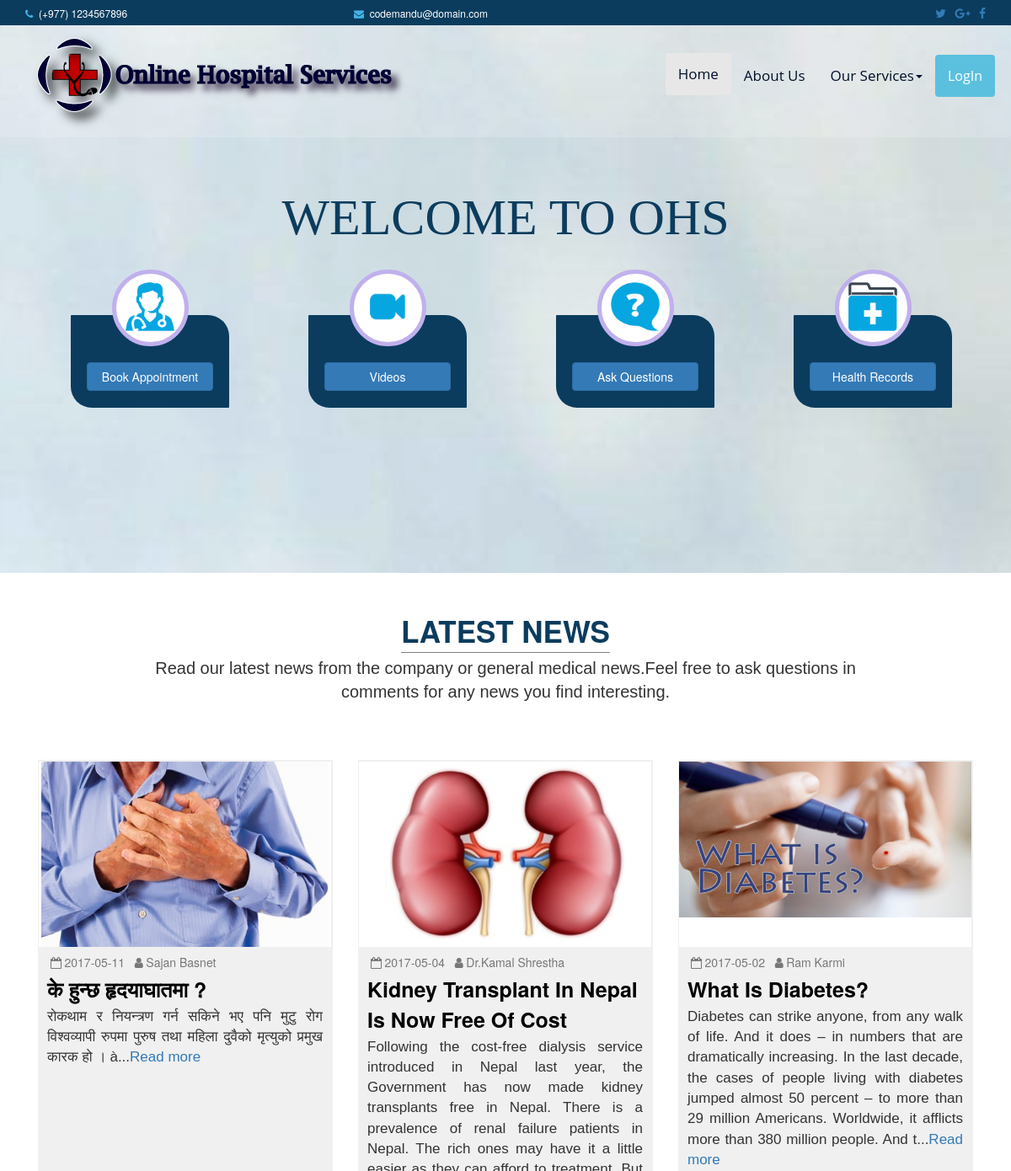
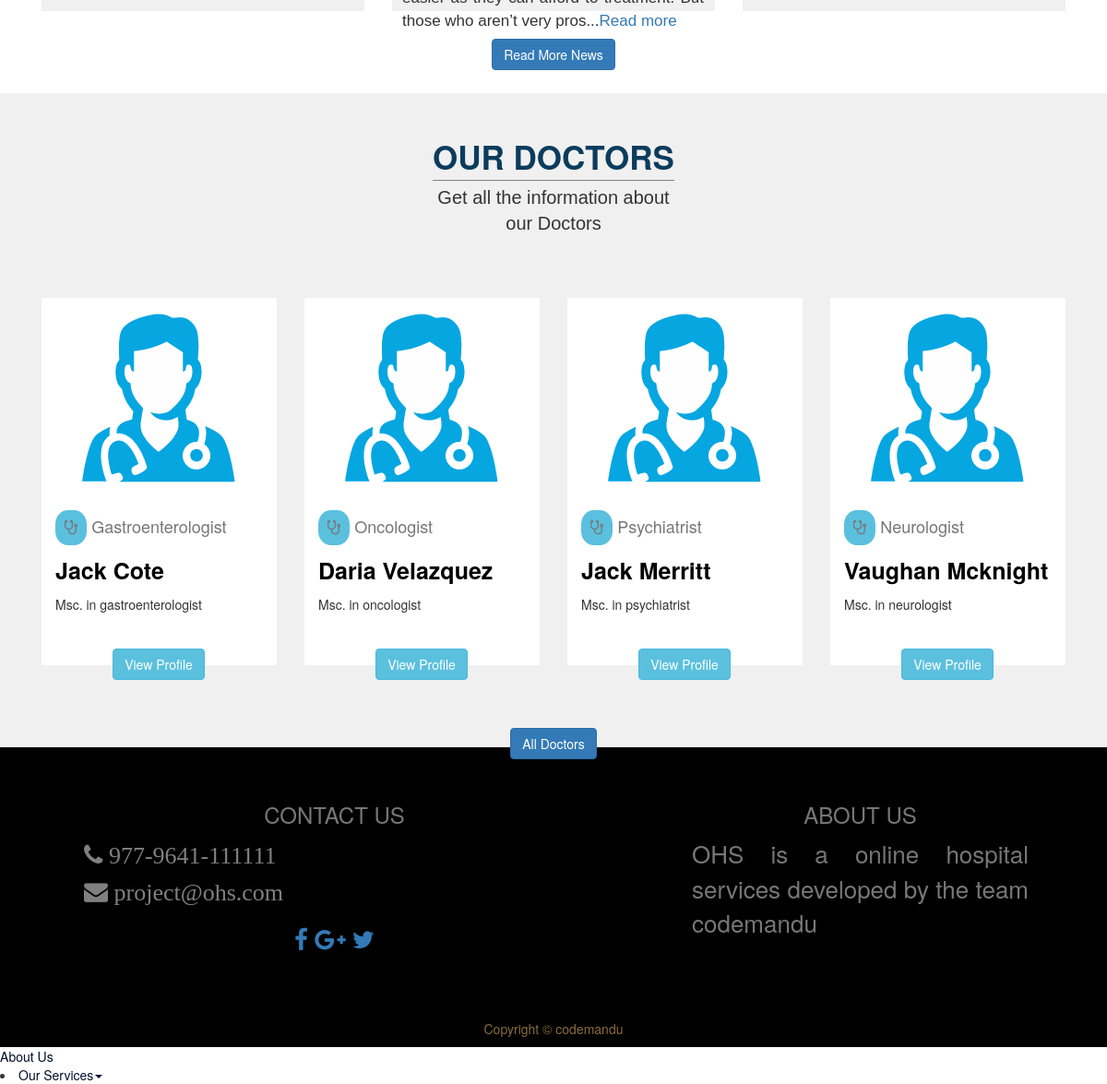
The page / on the database its author committed (2 pictures, top to bottom).
### tables this page shows
CREATE TABLE `news` (
  `news_id` int(11) NOT NULL,
  `title` varchar(55) NOT NULL,
  `image` varchar(55) NOT NULL,
  `author` varchar(33) NOT NULL,
  `date` date NOT NULL,
  `detail` text NOT NULL,
  `Video` varchar(32) NOT NULL
);

CREATE TABLE `employee_detail` (
  `emp_id` mediumint(8) UNSIGNED NOT NULL,
  `name` varchar(40) DEFAULT NULL,
  `dob` date DEFAULT NULL,
  `address` varchar(50) DEFAULT NULL,
  `email` varchar(40) DEFAULT NULL,
  `phone` bigint(20) DEFAULT NULL,
  `field` varchar(32) DEFAULT NULL,
  `history` varchar(32) DEFAULT NULL,
  `sex` varchar(1) NOT NULL,
  `images` varchar(32) DEFAULT NULL
);

### include/news-headlines.php (the view, shortened to what this page needs)
<h1 class="news-headline text-center headline" ><span style="border-bottom:ridge 1px grey;">LATEST NEWS</span></h1>
<p class="text-center newsp" id="newsparag">Read our latest news from the company or general medical news.Feel free to ask questions in <br>comments for any news you find interesting.
</p>
<div class="container">
      <?php
          $query="select * from news order by date DESC limit 3";
          $query_run=mysqli_query($connect,$query);
            while($row=mysqli_fetch_assoc($query_run)){;
        ?>
<div class="col-xs-12 col-sm-4 col-lg-4 news-box">
    <div class="news-box-content" id="news-box-contents">
    <div class="newsheadline_imagebox" id="newsheadline_imagebox">
         <?php echo" <img src='images/newsImg/".$row['image']." ' style='max-width:100%; max-height:100%;display: block;  margin: 0 auto;' >";?>
    </div>
    <div class="text-muted text-capitalize " style="margin:3px 0px 3px 0px; padding:5px 1px 2px 14px;">
    <?php
    echo '<span class="fa fa-calendar-o ">&nbsp</span>';
    echo $row['date'];
    echo '<span class="fa fa-user ">&nbsp</span>';
    echo $row['author'];
    ?>
    </div>
    <div class="text-capitalize " style="margin:2px 0px 2px 0px; padding:0px 10px 0px 10px;">
    <span style="font-size:25px; font-weight:600;">
    <a href="news.php?id=<?php echo $row['news_id'];?>" style="text-decoration:none; color:#000;">
    <?php
    echo $row['title'];
    ?>
    </a>
    </span>
    </div>
    <div class="" id="news-par" style="margin:2px 0px 2px 0px; padding:0px 10px 0px 10px;">
    <p  style="font-family: Arial Narrow, sans-serif; font-size:17px;"><?php echo substr($row['detail'],0,300);?>...<a href="news.php?id=<?php echo $row['news_id'];?>">Read more</a></p>
    </div>
    </div>
</div>
<?php } ?>
</div>
<center><a href="latest-news.php" style="margin:15px; margin-bottom:25px;" class="btn btn-primary text-center" > Read More News</a></center>

### include/ourdoctors.php (shortened to what this page needs)
<h1 class="news-headline text-center headline" ><span style="border-bottom:ridge 1px grey;">OUR DOCTORS</span></h1>
<p class="text-center newsp" id="newsparag">Get all the information about <br>our Doctors
</p>
<div class="container" >
      <?php
          $query="select * from employee_detail limit 4";
          $query_run=mysqli_query($connect,$query);
            while($row=mysqli_fetch_assoc($query_run)){;
        ?>
<div class="col-xs-12 col-sm-3 col-lg-3 doc-box">
    <div class="doc-box-content" id="news-box-contents" >
    <div  class="doc-box" style="height:220px;background:white;">
        <?php echo" <img src='images/doc_images/".$row['images']." ' style='max-width:100%; max-height:100%;display: block;  margin: 0 auto;' ;>";?>
    </div>
    <div class="text-capitalize text-muted" style="margin:3px 0px 8px 0px; padding:5px 1px 2px 14px; font-size:18px;">
    <?php
     echo "<span class='fa fa-stethoscope' style='background:#5bc0de;border:solid 0px; border-radius:40%; padding:10px;'></span>";
    echo $row['field'];
    ?>
    </div>
    <div class="text-capitalize " style="margin:2px 0px 8px 0px; padding:0px 10px 0px 14px;">
    <span style="font-size:25px; font-weight:600;">
    <a href="news.php?id=<?php echo $row['news_id'];?>" style="text-decoration:none; color:#000;">
    <?php
    echo $row['name'];
    ?>
    </a>
    </span>
    </div>
    <div class="" style="margin:2px 0px 0px 0px; padding:0px 10px 0px 14px;">
    <?php echo $row['history']; ?>
    </div>
    <div style="margin:10px 2px 2px 2px; position:relative; top: 28px;">
    <center><a href="docprofile.php?id=<?php echo $row['emp_id'];?>" class="btn btn-info ">View Profile</a><center>
    </div>
  </div>
</div>
<?php } ?>
</div>
<center><a href="alldoctors.php" style="margin:15px; margin-bottom:25px; position:relative; top:38px;" class="btn btn-primary text-center" >All Doctors</a></center>

### css/main.css (style rules this page uses)
a { text-decoration: none; }
div { display: block; }
p { white-space: pre-line; text-align: justify; }

### include/news-headlines.php (style rules this page uses)
body { background-color: #fffff; }
.headline { color:#0b3c5d; font-weight:bold; font-size:35px; margin: 50px auto 10px auto; }
.newsp { font-size:20px; font-family: Arial Narrow, sans-serif; margin: 4px auto 23px auto; }
.news-box { padding: 15px 15px 15px 15px; }
.news-box-content { background:#f0f0f0; height:500px; padding:2px 2px 10px 1px; }
.newsheadline_imagebox { height:220px;background:white; }

### include/ourdoctors.php (style rules this page uses)
.doc-box { padding: 15px 15px 15px 15px; }
.doc-box-content { background:#ffffff; height:auto; padding:2px 2px 10px 1px; }

### rows shown on the page
news: image (picture), date "2017-05-11", author "Sajan Basnet", title "के हुन्छ हृदयाघातमा ?", detail "रोकथाम र नियन्त्रण गर्न सकिने भए पनि मुटु रोग विश्वव्यापी रुपमा पुरुष तथा महिला दुवैको मृत्युको प्रमुख कारक हो । à"
news: image (picture), date "2017-05-04", author "Dr.kamal Shrestha", title "Kidney Transplant In Nepal Is Now Free Of Cost", detail "Following the cost-free dialysis service introduced in Nepal last year, the Government has now made kidney transplants free in Nepal. There is a prevalence of renal failure patients in Nepal. The rich ones may have it a little easier as they can afford to treatment. But those who aren’t very pros"
news: image (picture), date "2017-05-02", author "Ram Karmi", title "What Is Diabetes?", detail "Diabetes can strike anyone, from any walk of life. And it does – in numbers that are dramatically increasing. In the last decade, the cases of people living with diabetes jumped almost 50 percent – to more than 29 million Americans. Worldwide, it afflicts more than 380 million people. And t"
employee_detail: images (picture), field "Gastroenterologist", name "Jack Cote", history "Msc. in gastroenterologist"
employee_detail: images (picture), field "Oncologist", name "Daria Velazquez", history "Msc. in oncologist"
employee_detail: images (picture), field "Psychiatrist", name "Jack Merritt", history "Msc. in psychiatrist"
employee_detail: images (picture), field "Neurologist", name "Vaughan Mcknight", history "Msc. in neurologist"
